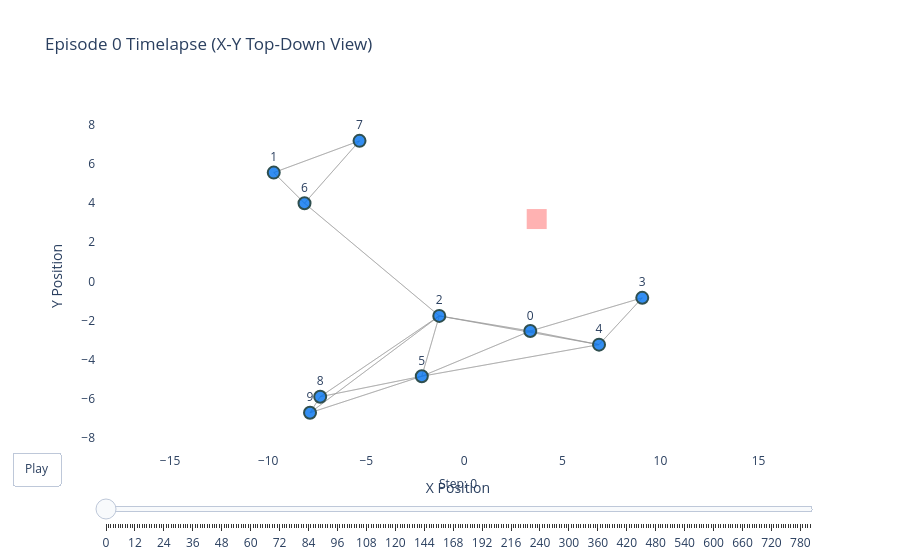

Notebook code for this chart:
### Markdown cell above
### Visualize an Episode Timelapse

Launch the interactive Plotly viewer. Drag the `Step` slider right and left to scrub through the episode. Turn `view_2d` to `False` if you want a 3D orbital view.

### Code cell
if split_path.exists():
    # Replace 0 with any episode_id found above
    chosen_episode = 0

    fig = visualize_episode_timelapse(
        dataset=dataset,
        episode_id=20,
        title=f"Episode {chosen_episode} Timelapse (X-Y Top-Down View)",
        view_2d=True,  # True for Top-Down (X-Y), False for 3D Orbit
    )

    # fig.show() will render the interactive UI inline in your notebook
    fig.show()
